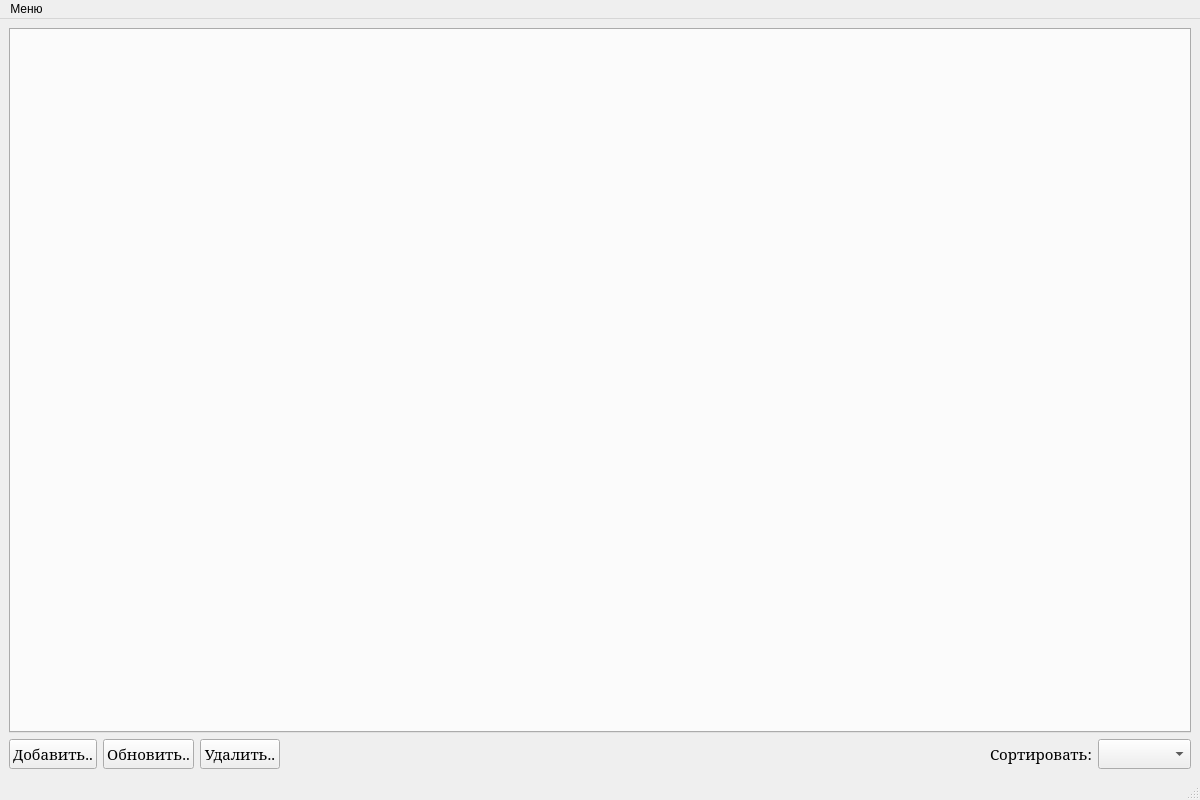
<?xml version="1.0" encoding="UTF-8"?>
<ui version="4.0">
 <class>CollectionCloset</class>
 <widget class="QMainWindow" name="CollectionCloset">
  <property name="geometry">
   <rect>
    <x>0</x>
    <y>0</y>
    <width>1200</width>
    <height>800</height>
   </rect>
  </property>
  <property name="windowTitle">
   <string>Коллекционный шкаф</string>
  </property>
  <widget class="QWidget" name="centralwidget">
   <layout class="QVBoxLayout" name="verticalLayout">
    <item>
     <widget class="QTabWidget" name="tab_widget">
      <property name="font">
       <font>
        <family>Constantia</family>
        <pointsize>16</pointsize>
        <weight>75</weight>
        <bold>true</bold>
       </font>
      </property>
     </widget>
    </item>
    <item>
     <layout class="QHBoxLayout" name="horizontalLayout">
      <item>
       <widget class="QPushButton" name="pb_insert">
        <property name="sizePolicy">
         <sizepolicy hsizetype="Minimum" vsizetype="Fixed">
          <horstretch>0</horstretch>
          <verstretch>0</verstretch>
         </sizepolicy>
        </property>
        <property name="font">
         <font>
          <family>Constantia</family>
          <pointsize>11</pointsize>
         </font>
        </property>
        <property name="text">
         <string>Добавить..</string>
        </property>
       </widget>
      </item>
      <item>
       <widget class="QPushButton" name="pb_update">
        <property name="font">
         <font>
          <family>Constantia</family>
          <pointsize>11</pointsize>
         </font>
        </property>
        <property name="text">
         <string>Обновить..</string>
        </property>
       </widget>
      </item>
      <item>
       <widget class="QPushButton" name="pb_delete">
        <property name="font">
         <font>
          <family>Constantia</family>
          <pointsize>11</pointsize>
         </font>
        </property>
        <property name="text">
         <string>Удалить..</string>
        </property>
        <property name="checked">
         <bool>false</bool>
        </property>
       </widget>
      </item>
      <item>
       <spacer name="horizontalSpacer">
        <property name="orientation">
         <enum>Qt::Horizontal</enum>
        </property>
        <property name="sizeHint" stdset="0">
         <size>
          <width>40</width>
          <height>20</height>
         </size>
        </property>
       </spacer>
      </item>
      <item>
       <widget class="QLabel" name="l_sort">
        <property name="font">
         <font>
          <family>Constantia</family>
          <pointsize>11</pointsize>
         </font>
        </property>
        <property name="text">
         <string>Сортировать:</string>
        </property>
       </widget>
      </item>
      <item>
       <widget class="QComboBox" name="cb_sort">
        <property name="font">
         <font>
          <family>Constantia</family>
          <pointsize>11</pointsize>
         </font>
        </property>
       </widget>
      </item>
     </layout>
    </item>
   </layout>
  </widget>
  <widget class="QMenuBar" name="menubar">
   <property name="geometry">
    <rect>
     <x>0</x>
     <y>0</y>
     <width>1200</width>
     <height>26</height>
    </rect>
   </property>
   <widget class="QMenu" name="menu">
    <property name="font">
     <font>
      <family>Constantia</family>
      <pointsize>10</pointsize>
     </font>
    </property>
    <property name="title">
     <string>Меню</string>
    </property>
    <addaction name="a_change_user"/>
    <addaction name="separator"/>
    <addaction name="a_exit"/>
   </widget>
   <addaction name="menu"/>
  </widget>
  <widget class="QStatusBar" name="statusbar">
   <property name="sizePolicy">
    <sizepolicy hsizetype="Preferred" vsizetype="Preferred">
     <horstretch>0</horstretch>
     <verstretch>0</verstretch>
    </sizepolicy>
   </property>
  </widget>
  <action name="a_add">
   <property name="text">
    <string>Добавить..</string>
   </property>
  </action>
  <action name="a_update">
   <property name="text">
    <string>Обновить..</string>
   </property>
  </action>
  <action name="a_delete">
   <property name="text">
    <string>Удалить..</string>
   </property>
  </action>
  <action name="action">
   <property name="text">
    <string>Отображение</string>
   </property>
  </action>
  <action name="a_change_user">
   <property name="text">
    <string>Сменить пользователя...</string>
   </property>
   <property name="font">
    <font>
     <family>Constantia</family>
     <pointsize>10</pointsize>
    </font>
   </property>
  </action>
  <action name="a_exit">
   <property name="text">
    <string>Выход</string>
   </property>
   <property name="font">
    <font>
     <family>Constantia</family>
     <pointsize>10</pointsize>
    </font>
   </property>
  </action>
  <action name="action_2">
   <property name="text">
    <string>а</string>
   </property>
  </action>
 </widget>
 <resources/>
 <connections/>
</ui>
